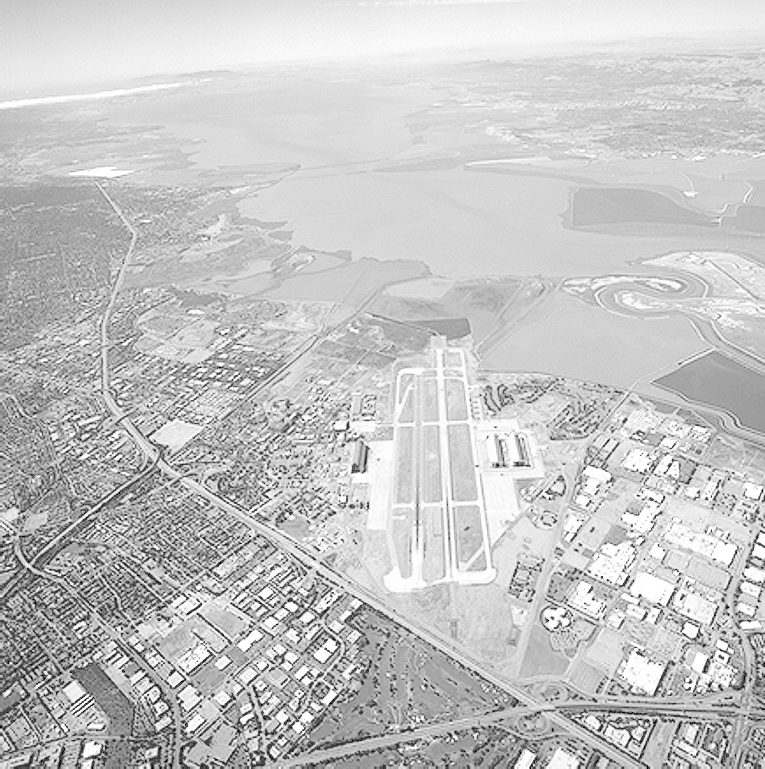
#> input picture Anwers/runway.png, 765 x 769 px
$ jupyter execute Question-3.ipynb
#> lines starting #> are read from the running program, lines starting #| are printed output that depends on the picture
Question 3

[cell 1]
import cv2
import numpy as np
import matplotlib.pyplot as plt

def custom_histogram_equalization(image_path):

#> called with image_path = 'runway.png'
    img = cv2.imread(image_path, cv2.IMREAD_GRAYSCALE)
#> img is the input picture: shape (769, 765); min 0, max 255, mean 197.1
    #grayscale image

    height, width = img.shape
#> height = 769; width = 765
    num_pixels = height * width
#> num_pixels = 588285


    hist = np.zeros(256)
    for i in range(height):
        for j in range(width):
            hist[img[i, j]] += 1


    cdf = hist.cumsum()
#> cdf = 256 values from 875 to 588285


    cdf_min = cdf[cdf > 0].min()
#> cdf_min = 875
    cdf_normalized = (cdf - cdf_min) * 255 / (num_pixels - cdf_min)
#> cdf_normalized = 256 values from 0 to 255
    cdf_normalized = cdf_normalized.astype('uint8')


    img_equalized = cdf_normalized[img]
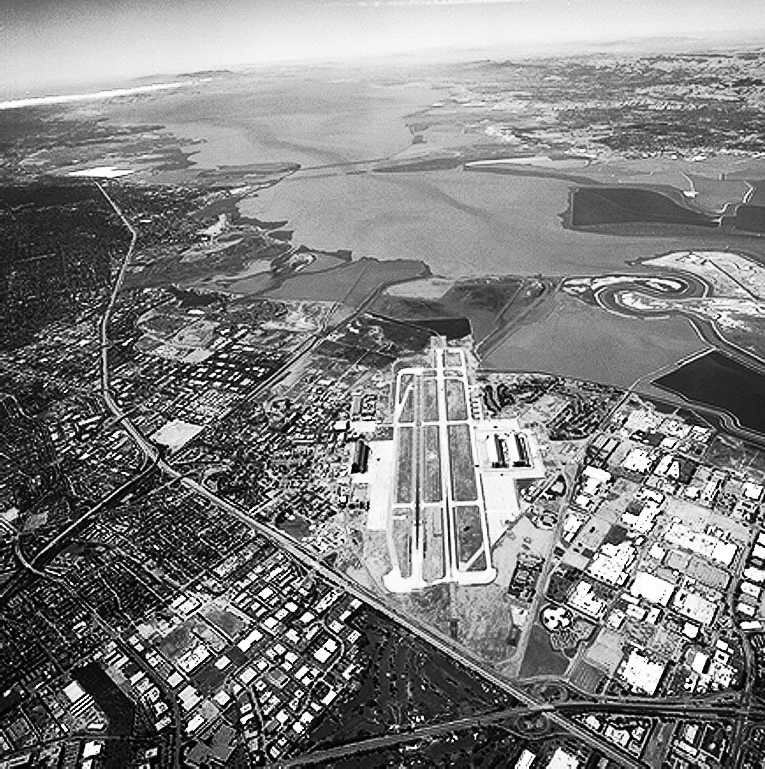
#> img_equalized: shape (769, 765); min 0, max 255, mean 128.2


    plt.figure(figsize=(12, 8))

    # Original
    plt.subplot(2, 2, 1)
    plt.imshow(img, cmap='gray')
    plt.title("Original Grayscale")

    plt.subplot(2, 2, 2)
    plt.hist(img.ravel(), 256, [0, 256], color='black')
    plt.title("Original Histogram")

    # Equalized
    plt.subplot(2, 2, 3)
    plt.imshow(img_equalized, cmap='gray')
    plt.title("Custom Equalized Image")

    plt.subplot(2, 2, 4)
    plt.hist(img_equalized.ravel(), 256, [0, 256], color='blue')
    plt.title("Equalized Histogram")

    plt.tight_layout()
    plt.show()
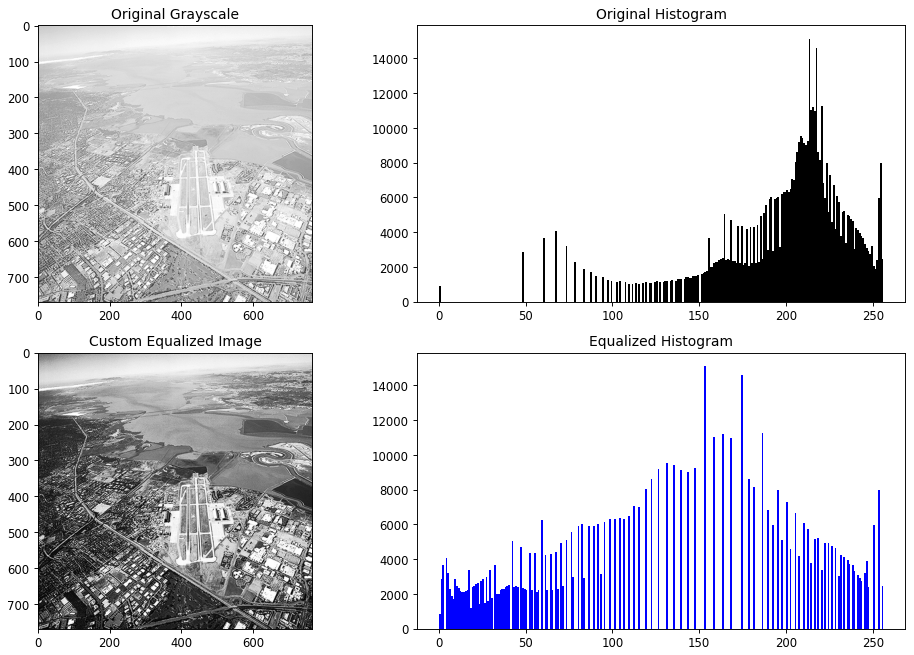
#> figure drawn by matplotlib, 4 panels; panel 2: tallest bar 15137 high, from x = 213 to 214; panel 4: tallest bar 15137 high, from x = 153 to 154

    return img_equalized


equalizedhistrogram = custom_histogram_equalization('runway.png')
